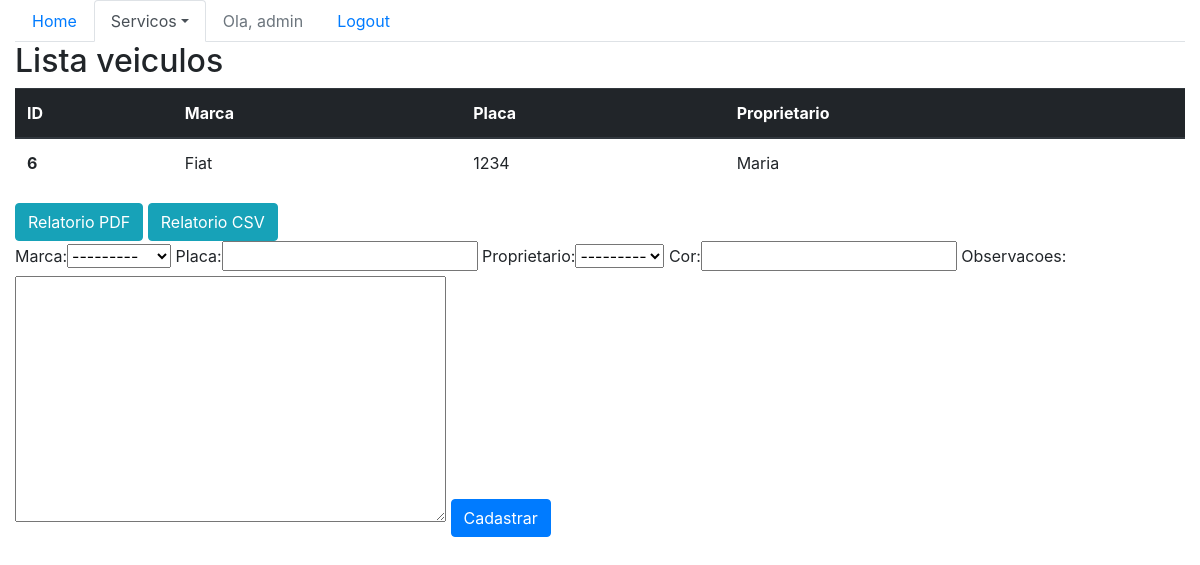
The app's page /sistema/veiculos/ (signed in), older data.
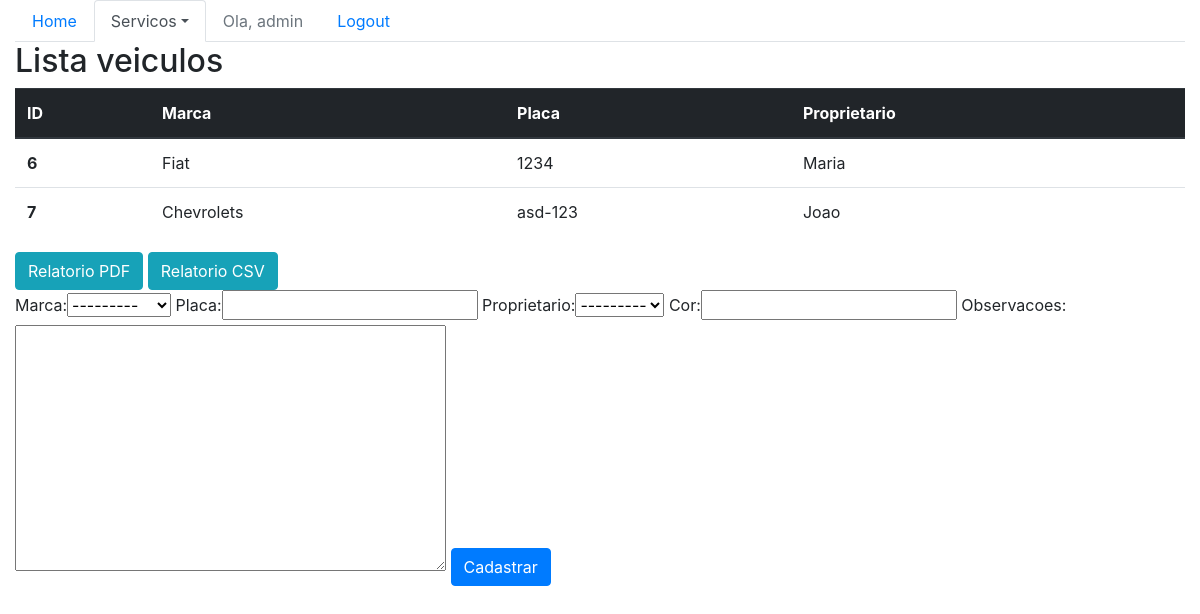
The same page, newer data.
### core/models.py (models this page shows, shortened)
class Veiculo(models.Model):
    marca = models.ForeignKey(Marca, on_delete=models.CASCADE)
    placa = models.CharField(max_length=7)
    proprietario = models.ForeignKey(Pessoa, on_delete=models.PROTECT)
    cor = models.CharField(max_length=15)
    observacoes = models.TextField()

class Marca(models.Model):
    nome = models.CharField(max_length=50)
    def __str__(self):
        return self.nome

class Pessoa(models.Model):
    nome = models.CharField(max_length=100)
    endereco = models.CharField(max_length=200)
    telefone = models.CharField(max_length=20)
    def __str__(self):
        return self.nome

### core/views.py (the view)
@login_required()
def lista_veiculos(request):
    form = VeiculoForm()
    veiculos = Veiculo.objects.all()
    data = {'veiculos': veiculos, 'form': form}
    return render(request, 'core/lista_veiculos.html', data)

### core/forms.py
class VeiculoForm(ModelForm):
    class Meta:
        model = Veiculo
        fields = '__all__'

### core/templates/core/lista_veiculos.html (shortened to what this page needs)
{% extends 'base.html' %}
{% load bootstrap %}
{% block menu%}
    <ul class="nav nav-tabs">
        <li class="nav-item">
            <a class="nav-link" href="{% url 'core_home' %}">Home</a>
        </li>
        <li class="nav-item dropdown">
        <li class="nav-item active dropdown">
            <a class="nav-link dropdown-toggle active" data-toggle="dropdown" href="#" role="button" aria-haspopup="true" aria-expanded="false">Servicos</a>
        </li>
        {% if user.is_authenticated %}
        <li class="nav-item">
                <a class="nav-link disabled" href="">Ola, {{ user }}</a>
        </li>
        <li class="nav-item">
                <a class="nav-link" href="{% url 'logout' %}">Logout</a>
        </li>
    {% else %}
    <li class="nav-item">
            <a class="nav-link" href="{% url 'login' %}">Login</a>
    </li>
    {% endif %}
    </ul>
{% endblock %}
{% block main %}
<div class="row">
    <div class="col">
        <h2>Lista veiculos</h2>
        <table class="table">
                <thead class="thead-dark">
                    <tr>
                    <th scope="col">ID</th>
                    <th scope="col">Marca</th>
                    <th scope="col">Placa</th>
                    <th scope="col">Proprietario</th>
                    </tr>
                </thead>
                <tbody>
                    {% for veiculo in veiculos %}
                    <tr>
                    <th scope="row">{{ veiculo.id }}</th>
                    <td>{{ veiculo.marca }}</td>
                    <td>{{ veiculo.placa }}</td>
                    <td>{{ veiculo.proprietario }}</td>
                    </tr>
                    {% endfor %}
                </tbody>
            </table>
    <a class="btn btn-info" href="{% url 'relatorio_pdf' %}">Relatorio PDF</a>
    <a class="btn btn-info" href="{% url 'relatorio_csv' %}">Relatorio CSV</a>
        <form action="{% url 'core_veiculo_novo' %}" method="POST">
            {{ form|bootstrap }}
            <button type="submit" class="btn btn-primary">Cadastrar</button>
        </form>
    </div>
</div>
{% endblock %}

Row changes from the older to the newer data that the page shows:
added Veiculo: id "7", marca "Chevrolets", placa "asd-123", proprietario "Joao"
